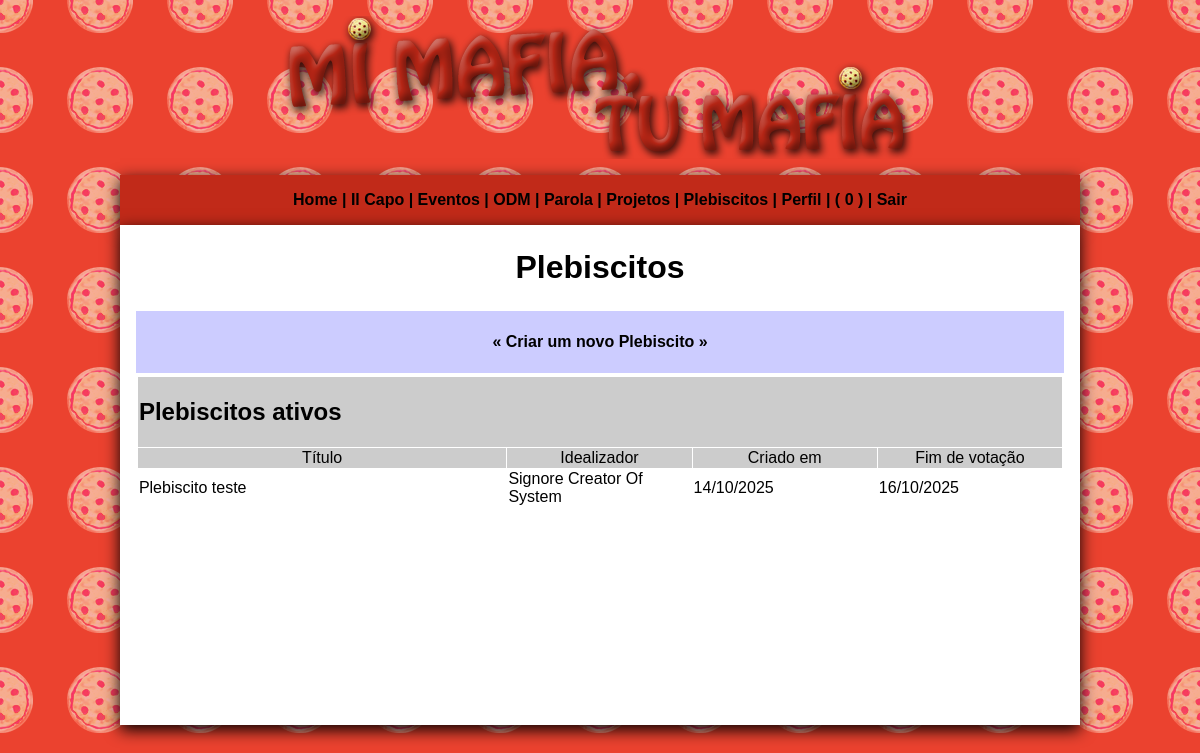
Page /plebs.php (signed in) on the committed database.
### tables this page shows
CREATE TABLE `plebs` (
  `id_plebs` int(11) NOT NULL,
  `desc_plebs` text NOT NULL,
  `perg_plebs` text NOT NULL,
  `resp1_plebs` varchar(200) NOT NULL,
  `resp2_plebs` varchar(200) NOT NULL,
  `resp3_plebs` varchar(200) NOT NULL,
  `resp4_plebs` varchar(200) NOT NULL,
  `creat_plebs` varchar(20) NOT NULL,
  `date_plebs` varchar(200) NOT NULL,
  `datef_plebs` varchar(200) NOT NULL,
  `vis_plebs` int(11) NOT NULL
);

CREATE TABLE `user` (
  `id_user` int(11) NOT NULL,
  `nome_user` varchar(200) NOT NULL,
  `sobrenome_user` varchar(200) NOT NULL,
  `nickname_user` varchar(20) NOT NULL,
  `bday_user` varchar(20) NOT NULL,
  `turno_user` varchar(10) NOT NULL,
  `mail_user` varchar(200) NOT NULL,
  `sexo_user` varchar(20) NOT NULL,
  `pass_user` varchar(200) NOT NULL,
  `desc_user` text NOT NULL,
  `matricula_user` varchar(20) NOT NULL,
  `photo_user` varchar(20) NOT NULL
);

### rest.php (called while the page is built, shortened)
<?php
if (isset($_SESSION['usera'])){
   $login_user = $_SESSION['usera'];
}else{
   header("Location:index.php");
   exit;
}
?>

### plebs.php (the view, shortened to what this page needs)
<?php
include('rest.php');
include('conectar.php');
?>
<!DOCTYPE html PUBLIC "-//W3C//DTD XHTML 1.0 Transitional//EN" "http://www.w3.org/TR/xhtml1/DTD/xhtml1-transitional.dtd">
<html xmlns="http://www.w3.org/1999/xhtml">
<head>
<link rel="stylesheet" href="css/geral.css" type="text/css" />
</head>
<body leftmargin="0" topmargin="0" background="img/back2.png">
<table cellpadding="0" cellspacing="0" width="100%" border="0">
  <tr>
    <td width="10%">&nbsp;</td>
    <td align="center" valign="bottom"><p><img src="img/tit.png"></p></td>
    <td width="10%">&nbsp;</td>
  </tr>
  <tr>
    <td>&nbsp;</td>
    <td bgcolor="#c12a19" align="center" style="box-shadow: 0px 5px 15px #000;" height="50"><?php include ('menu.php');?></td>
    <td>&nbsp;</td>
  </tr>
  <tr>
    <td>&nbsp;</td>
    <td bgcolor="#FFFFFF" style="box-shadow: 0px 5px 15px #000;" height="500" valign="top">
        <table width="100%" border="0">
            <tr>
                <td>&nbsp;</td>
                <td align="center" valign="top">
                    <h1>Plebiscitos</h1>
                </td>
                <td>&nbsp;</td>
            </tr>
            <?php if($id_capuma == $id_useruma){ ?>
            <tr>
                <td>&nbsp;</td>
                <td align="center" bgcolor="#CCCCFF">
                    <h4><a href="addpleb.php">&laquo; Criar um novo Plebiscito &raquo;</a></h4>
                </td>
                <td>&nbsp;</td>
            </tr>
            <?php } ?>
            <tr>
                <td>&nbsp;</td>
                <td>
                        <table border="0" cellpadding="1" cellspacing="1" width="100%">
                            <tr bgcolor="#CCCCCC">
                                <td colspan="4"><h2>Plebiscitos ativos</h2></td>
                            </tr>
                            <tr bgcolor="#CCCCCC">
                                <td align="center" width="40%">Título</td>
                                <td align="center" width="20%">Idealizador</td>
                                <td align="center" width="20%">Criado em</td>
                                <td align="center" width="20%">Fim de votação</td>
                            </tr>
                            <?php
                                $query_pleb = "SELECT * FROM plebs WHERE vis_plebs = ? ORDER BY id_plebs DESC";
                                $stmt_pleb  = $conexao->prepare($query_pleb);
                                $vis_plebs  = '0';
                                $stmt_pleb->bind_param("s", $vis_plebs);
                                $stmt_pleb->execute();
                                $rs_pleb    = $stmt_pleb->get_result();
                                $npleb      = $rs_pleb->num_rows;
                                if($npleb == 0){
                            ?>
                                <tr>
                                    <td colspan="4" align="center">
                                    <h3>Não há plebiscitos ativos! :/</h3>
                                    </td>
                                </tr>
                            <?php
                            }else{
                                while($plebinfo = $rs_pleb->fetch_assoc()){
                                    $id_pleb	    = $plebinfo['id_plebs'];
                                    $perg_pleb      = $plebinfo['perg_plebs'];
                                    $creat_pleb	    = $plebinfo['creat_plebs'];
                                    $date_pleb	    = new DateTime($plebinfo['date_plebs']);
                                    $datef_pleb	    = new DateTime($plebinfo['datef_plebs']);
                                    $query_popostu  = "SELECT * FROM user WHERE id_user = ?";
                                    $stmt_popostu   = $conexao->prepare($query_popostu);
                                    $stmt_popostu->bind_param("i", $creat_pleb);
                                    $stmt_popostu->execute();
                                    $rs_popostu     = $stmt_popostu->get_result();
                                    $popostu_info   = $rs_popostu->fetch_assoc();
                                    $nom_popost     = $popostu_info['nome_user'];
                                    $sobnom_popost  = $popostu_info['sobrenome_user'];
                                    $sex_popost     = $popostu_info['sexo_user'];
                                    switch($sex_popost){
                                        case 'm':
                                            $tituluz = 'Signore';
                                        break;
                                    }
                            ?>
                                    <tr>
                                        <td><a href="readpleb.php?i=<?=$id_pleb;?>"><?=$perg_pleb;?></a></td>
                                        <td>
                                            <?=$tituluz?> <a href="perfil.php?p=<?=$creat_pleb?>"><font style="text-transform:capitalize;"><?=$nom_popost;?>
                                            <?=$sobnom_popost?></font></a>
                                        </td>
                                        <td><?=$date_pleb->format('d/m/Y');?></td>
                                        <td><?=$datef_pleb->format('d/m/Y');?></td>
                                    </tr>
                                    <?php
                                }
                            }
                        ?>
                        </table>
                </td>
                <td>&nbsp;</td>
            </tr>
        </table>
    </td>
    <td>&nbsp;</td>
</tr>
</table>
</body>
</html>

### css/geral.css (style rules this page uses)
body { font-family:Verdana, Geneva, sans-serif; }
a { text-decoration:none; color:#000; }

### rows in the picture
plebs: perg_plebs "Plebiscito teste", user.sexo_user "Signore", user.nome_user "Creator", user.sobrenome_user "Of System", date_plebs "14/10/2025", datef_plebs "16/10/2025"
